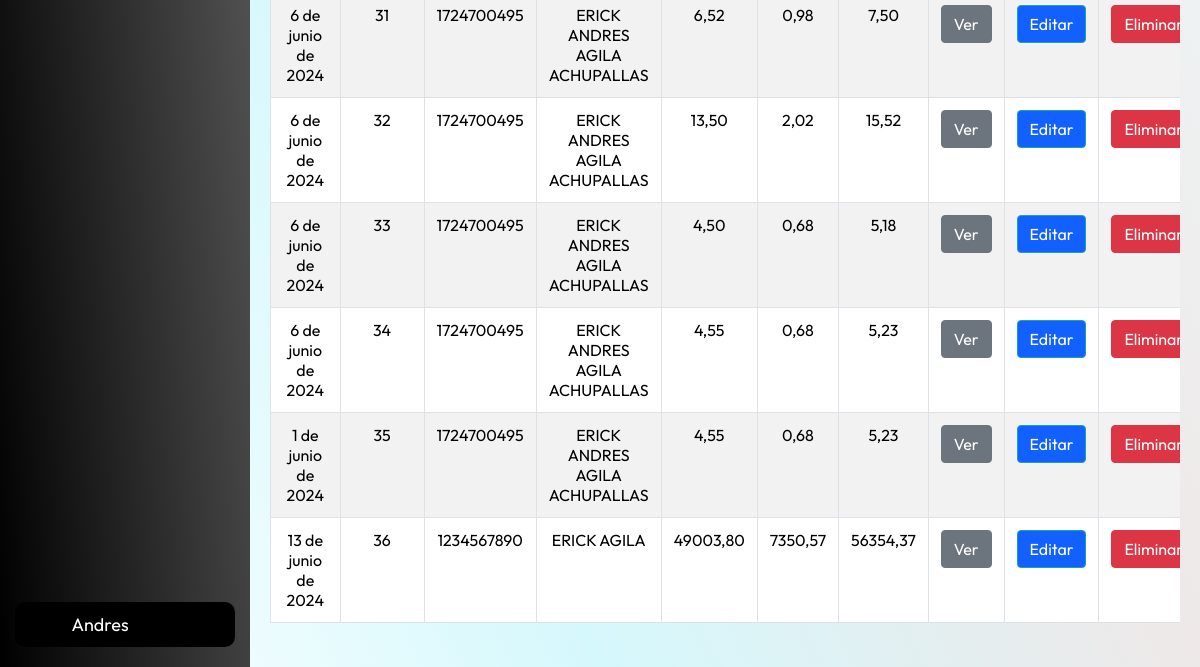
Page /factura/ (signed in, lower part) on the earlier database version.
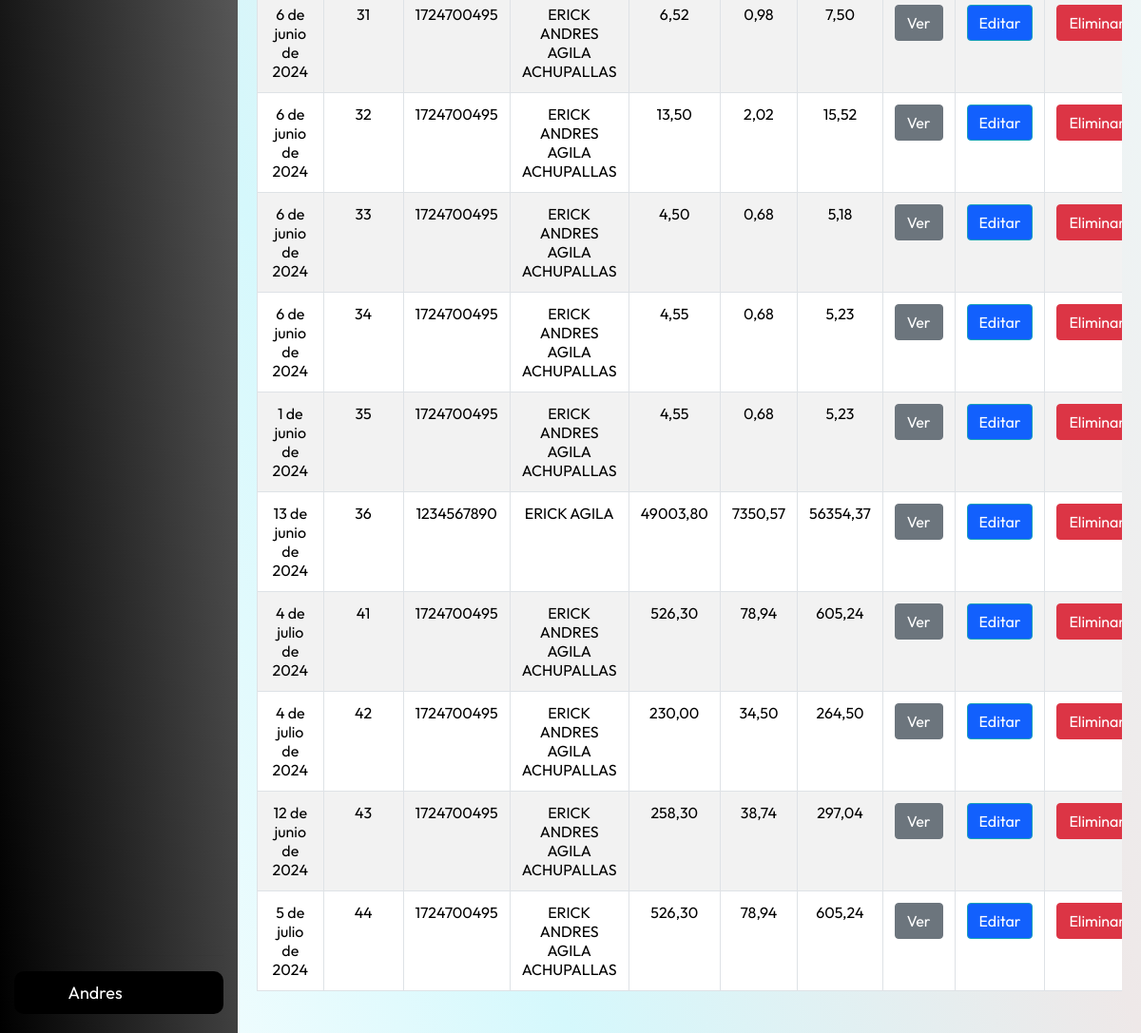
Same page on the later database version.
### apps/models.py (models this page shows)
class Factura(models.Model):
    user = models.ForeignKey(User, on_delete=models.CASCADE)
    numeroF= models.AutoField(primary_key=True)
    fecha = models.DateField()
    cliente = models.ForeignKey(Cliente, on_delete=models.CASCADE)
    formaPago = models.CharField(max_length=50)
    observaciones = models.TextField(blank=True)
    subtotal = models.DecimalField(max_digits=10, decimal_places=2)
    porcentaje = models.IntegerField()
    iva = models.DecimalField(max_digits=10, decimal_places=2)
    total = models.DecimalField(max_digits=10, decimal_places=2)
    class Meta:
        db_table = 'tabla_Factura'

class Cliente(models.Model):
    user = models.ForeignKey(User, on_delete=models.CASCADE)
    cedula=models.CharField(primary_key=True, max_length=13 ,null=False)
    nombres=models.CharField(max_length=150, null=False)
    direccion=models.CharField(max_length=100, null=False)
    email = models.EmailField(max_length=45)
    celular=models.CharField(max_length=10, null=False)
    class Meta:
        db_table = 'tabla_Cliente'

### apps/views.py (the view, shortened to what this page needs)
# urls.py: path('factura/', views.factura,name="factura"),
@login_required
def factura(request):
    busqueda = request.GET.get('busqueda')
    user = request.user
    facturas = Factura.objects.filter(user=user)
    context = {'fact': facturas, 'busqueda': busqueda}
    if not facturas.exists() and busqueda:
        messages.info(request, 'No existen registros con el número, cédula o nombre proporcionado.')
        return redirect('factura')
    return render(request, "factura.html", context)

### apps/templates/factura.html (shortened to what this page needs)
{% extends 'base.html' %}
{% block content %}
    <div class="row">
        <div class="col-sm-12 col-md-6 col-lg-12 col-xl-12 ">
            <div class="table-responsive py-2">
                <table class="table table-striped table-bordered table-hover table table-bordered border border-gray">
                    <tbody class="text-center">
                        {% for x in fact %}
                        <tr>
                            <td>{{x.fecha}}</td>
                            <td>{{x.numeroF}}</td>
                            <td>{{x.cliente.cedula}}</td>
                            <td>{{x.cliente.nombres}}</td>
                            <td>{{x.subtotal}}</td>
                            <td>{{x.iva}}</td>
                            <td>{{x.total}}</td>
                            <td><a href="{% url 'visualizarVenta' x.numeroF %}" class="btn btn-secondary">Ver</a></td>
                            <td><a href="{% url 'editarF' x.numeroF %}" class="btn btn-info" style="color: #ffffff; background-color: #1260FD;">Editar</a></td>
                            <td>
                                <form action="{% url 'eliminarFactura' x.numeroF %}" method="post">
                                    <input type="submit" value="Eliminar" class="btn btn-danger btnEliminacion">
                                </form>
                            </td>
                        </tr>
                        {% endfor %}
                    </tbody>
                </table>
            </div>
        </div>
    </div>
{% endblock %}

Differences in the rows shown:
added Factura: fecha "4 de julio de 2024", numeroF "41", cliente.cedula "1724700495", cliente.nombres "ERICK ANDRES AGILA ACHUPALLAS", subtotal "526,30", iva "78,94", total "605,24"
added Factura: fecha "4 de julio de 2024", numeroF "42", cliente.cedula "1724700495", cliente.nombres "ERICK ANDRES AGILA ACHUPALLAS", subtotal "230,00", iva "34,50", total "264,50"
added Factura: fecha "12 de junio de 2024", numeroF "43", cliente.cedula "1724700495", cliente.nombres "ERICK ANDRES AGILA ACHUPALLAS", subtotal "258,30", iva "38,74", total "297,04"
added Factura: fecha "5 de julio de 2024", numeroF "44", cliente.cedula "1724700495", cliente.nombres "ERICK ANDRES AGILA ACHUPALLAS", subtotal "526,30", iva "78,94", total "605,24"
